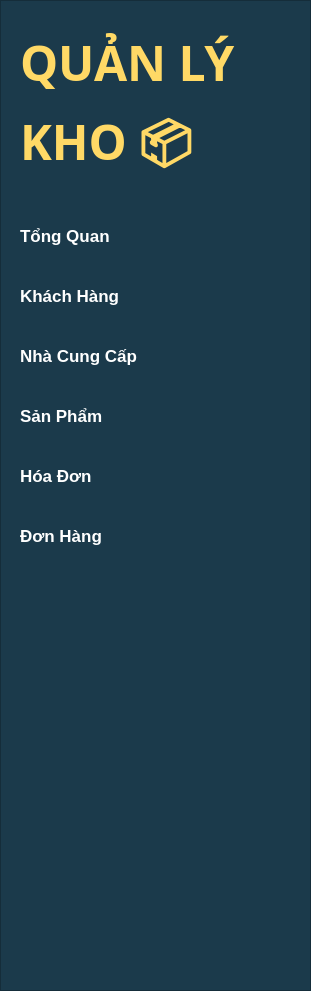
   <widget class="QFrame" name="sidebar">
    <property name="geometry">
     <rect>
      <x>0</x>
      <y>-10</y>
      <width>311</width>
      <height>991</height>
     </rect>
    </property>
    <property name="maximumSize">
     <size>
      <width>16777215</width>
      <height>16777215</height>
     </size>
    </property>
    <property name="font">
     <font>
      <family>Lexend Black</family>
      <pointsize>13</pointsize>
      <weight>75</weight>
      <bold>true</bold>
     </font>
    </property>
    <property name="styleSheet">
     <string notr="true">background-color: #1B3A4B;
bordbackground-color: #1B3A4B;
er-right: 2px solid #2E5C6E;</string>
    </property>
    <property name="frameShape">
     <enum>QFrame::StyledPanel</enum>
    </property>
    <property name="frameShadow">
     <enum>QFrame::Raised</enum>
    </property>
    <widget class="QPushButton" name="pb_hd">
     <property name="geometry">
      <rect>
       <x>10</x>
       <y>450</y>
       <width>301</width>
       <height>51</height>
      </rect>
     </property>
     <property name="font">
      <font>
       <family>Arial</family>
       <pointsize>13</pointsize>
       <weight>75</weight>
       <bold>true</bold>
      </font>
     </property>
     <property name="autoFillBackground">
      <bool>false</bool>
     </property>
     <property name="styleSheet">
      <string notr="true">QPushButton {
    background-color: transparent;
    color: white;
    border: none;
    text-align: left;
    padding: 10px;
}

QPushButton:hover {
    background-color: rgba(255,255,255,0.1);
}</string>
     </property>
     <property name="text">
      <string>Hóa Đơn</string>
     </property>
    </widget>
    <widget class="QPushButton" name="pb_tq">
     <property name="geometry">
      <rect>
       <x>10</x>
       <y>210</y>
       <width>301</width>
       <height>51</height>
      </rect>
     </property>
     <property name="font">
      <font>
       <family>Arial</family>
       <pointsize>13</pointsize>
       <weight>75</weight>
       <bold>true</bold>
      </font>
     </property>
     <property name="styleSheet">
      <string notr="true">QPushButton {
    background-color: transparent;
    color: white;
    border: none;
    text-align: left;
    padding: 10px;
}

QPushButton:hover {
    background-color: rgba(255,255,255,0.1);
}</string>
     </property>
     <property name="text">
      <string>Tổng Quan</string>
     </property>
    </widget>
    <widget class="QPushButton" name="pb_kh">
     <property name="geometry">
      <rect>
       <x>10</x>
       <y>270</y>
       <width>301</width>
       <height>51</height>
      </rect>
     </property>
     <property name="font">
      <font>
       <family>Arial</family>
       <pointsize>13</pointsize>
       <weight>75</weight>
       <bold>true</bold>
      </font>
     </property>
     <property name="styleSheet">
      <string notr="true">QPushButton {
    background-color: transparent;
    color: white;
    border: none;
    text-align: left;
    padding: 10px;
}

QPushButton:hover {
    background-color: rgba(255,255,255,0.1);
}</string>
     </property>
     <property name="text">
      <string>Khách Hàng</string>
     </property>
    </widget>
    <widget class="QPushButton" name="pb_ncc">
     <property name="geometry">
      <rect>
       <x>10</x>
       <y>330</y>
       <width>301</width>
       <height>51</height>
      </rect>
     </property>
     <property name="font">
      <font>
       <family>Arial</family>
       <pointsize>13</pointsize>
       <weight>75</weight>
       <bold>true</bold>
      </font>
     </property>
     <property name="styleSheet">
      <string notr="true">QPushButton {
    background-color: transparent;
    color: white;
    border: none;
    text-align: left;
    padding: 10px;
}

QPushButton:hover {
    background-color: rgba(255,255,255,0.1);
}</string>
     </property>
     <property name="text">
      <string>Nhà Cung Cấp</string>
     </property>
    </widget>
    <widget class="QPushButton" name="pb_sp">
     <property name="geometry">
      <rect>
       <x>10</x>
       <y>390</y>
       <width>301</width>
       <height>51</height>
      </rect>
     </property>
     <property name="font">
      <font>
       <family>Arial</family>
       <pointsize>13</pointsize>
       <weight>75</weight>
       <bold>true</bold>
      </font>
     </property>
     <property name="styleSheet">
      <string notr="true">QPushButton {
    background-color: transparent;
    color: white;
    border: none;
    text-align: left;
    padding: 10px;
}

QPushButton:hover {
    background-color: rgba(255,255,255,0.1);
}</string>
     </property>
     <property name="text">
      <string>Sản Phẩm</string>
     </property>
    </widget>
    <widget class="QLabel" name="lb_name">
     <property name="geometry">
      <rect>
       <x>20</x>
       <y>20</y>
       <width>281</width>
       <height>181</height>
      </rect>
     </property>
     <property name="font">
      <font>
       <family>Arial Black</family>
       <weight>75</weight>
       <bold>true</bold>
      </font>
     </property>
     <property name="styleSheet">
      <string notr="true">color: #FFD966;</string>
     </property>
     <property name="text">
      <string>&lt;html&gt;&lt;head/&gt;&lt;body&gt;&lt;p&gt;&lt;span style=&quot; font-size:36pt;&quot;&gt;QUẢN LÝ&lt;/span&gt;&lt;/p&gt;&lt;p&gt;&lt;span style=&quot; font-size:36pt;&quot;&gt;KHO 📦&lt;/span&gt;&lt;/p&gt;&lt;/body&gt;&lt;/html&gt;</string>
     </property>
    </widget>
    <widget class="QPushButton" name="pb_dh">
     <property name="geometry">
      <rect>
       <x>10</x>
       <y>510</y>
       <width>301</width>
       <height>51</height>
      </rect>
     </property>
     <property name="font">
      <font>
       <family>Arial</family>
       <pointsize>13</pointsize>
       <weight>75</weight>
       <bold>true</bold>
      </font>
     </property>
     <property name="autoFillBackground">
      <bool>false</bool>
     </property>
     <property name="styleSheet">
      <string notr="true">QPushButton {
    background-color: transparent;
    color: white;
    border: none;
    text-align: left;
    padding: 10px;
}

QPushButton:hover {
    background-color: rgba(255,255,255,0.1);
}</string>
     </property>
     <property name="text">
      <string>Đơn Hàng</string>
     </property>
    </widget>
   </widget>
